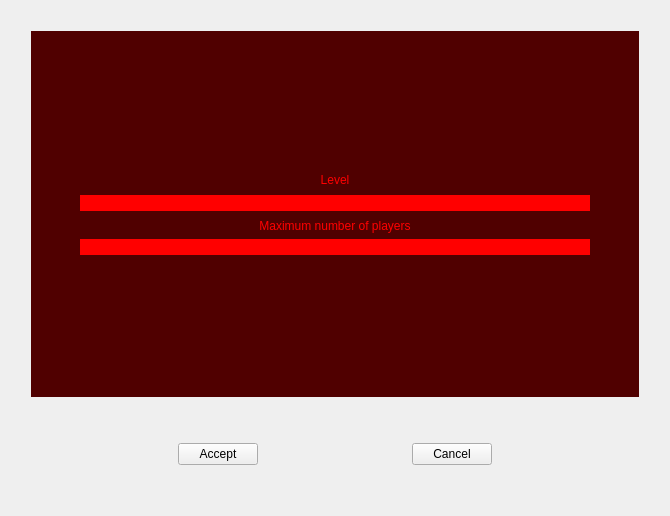
<?xml version="1.0" encoding="UTF-8"?>
<ui version="4.0">
 <class>NewMatchScreen</class>
 <widget class="QWidget" name="NewMatchScreen">
  <property name="geometry">
   <rect>
    <x>0</x>
    <y>0</y>
    <width>670</width>
    <height>516</height>
   </rect>
  </property>
  <property name="windowTitle">
   <string>Form</string>
  </property>
  <layout class="QGridLayout" name="gridLayout_2">
   <item row="1" column="0">
    <spacer name="horizontalSpacer_4">
     <property name="orientation">
      <enum>Qt::Horizontal</enum>
     </property>
     <property name="sizeType">
      <enum>QSizePolicy::Fixed</enum>
     </property>
     <property name="sizeHint" stdset="0">
      <size>
       <width>20</width>
       <height>20</height>
      </size>
     </property>
    </spacer>
   </item>
   <item row="4" column="1">
    <spacer name="verticalSpacer_2">
     <property name="orientation">
      <enum>Qt::Vertical</enum>
     </property>
     <property name="sizeHint" stdset="0">
      <size>
       <width>20</width>
       <height>40</height>
      </size>
     </property>
    </spacer>
   </item>
   <item row="0" column="1">
    <spacer name="verticalSpacer_3">
     <property name="orientation">
      <enum>Qt::Vertical</enum>
     </property>
     <property name="sizeType">
      <enum>QSizePolicy::Fixed</enum>
     </property>
     <property name="sizeHint" stdset="0">
      <size>
       <width>20</width>
       <height>20</height>
      </size>
     </property>
    </spacer>
   </item>
   <item row="1" column="1">
    <widget class="QFrame" name="frame">
     <property name="sizePolicy">
      <sizepolicy hsizetype="Preferred" vsizetype="Expanding">
       <horstretch>100</horstretch>
       <verstretch>50</verstretch>
      </sizepolicy>
     </property>
     <property name="styleSheet">
      <string notr="true">background: rgb(80, 0, 0);
border:  0</string>
     </property>
     <property name="frameShape">
      <enum>QFrame::StyledPanel</enum>
     </property>
     <property name="frameShadow">
      <enum>QFrame::Raised</enum>
     </property>
     <layout class="QGridLayout" name="gridLayout_3">
      <item row="5" column="1">
       <spacer name="verticalSpacer_4">
        <property name="orientation">
         <enum>Qt::Vertical</enum>
        </property>
        <property name="sizeHint" stdset="0">
         <size>
          <width>20</width>
          <height>40</height>
         </size>
        </property>
       </spacer>
      </item>
      <item row="2" column="0">
       <spacer name="horizontalSpacer_6">
        <property name="orientation">
         <enum>Qt::Horizontal</enum>
        </property>
        <property name="sizeType">
         <enum>QSizePolicy::Fixed</enum>
        </property>
        <property name="sizeHint" stdset="0">
         <size>
          <width>40</width>
          <height>20</height>
         </size>
        </property>
       </spacer>
      </item>
      <item row="1" column="1">
       <widget class="QLabel" name="mapLabel">
        <property name="styleSheet">
         <string notr="true">color: red</string>
        </property>
        <property name="text">
         <string>Level</string>
        </property>
        <property name="alignment">
         <set>Qt::AlignCenter</set>
        </property>
       </widget>
      </item>
      <item row="0" column="1">
       <spacer name="verticalSpacer_5">
        <property name="orientation">
         <enum>Qt::Vertical</enum>
        </property>
        <property name="sizeHint" stdset="0">
         <size>
          <width>20</width>
          <height>40</height>
         </size>
        </property>
       </spacer>
      </item>
      <item row="2" column="1">
       <widget class="QLineEdit" name="levelLineEdit">
        <property name="styleSheet">
         <string notr="true">background: red</string>
        </property>
       </widget>
      </item>
      <item row="2" column="2">
       <spacer name="horizontalSpacer_7">
        <property name="orientation">
         <enum>Qt::Horizontal</enum>
        </property>
        <property name="sizeType">
         <enum>QSizePolicy::Fixed</enum>
        </property>
        <property name="sizeHint" stdset="0">
         <size>
          <width>40</width>
          <height>20</height>
         </size>
        </property>
       </spacer>
      </item>
      <item row="3" column="1">
       <widget class="QLabel" name="maxPlayersLabel">
        <property name="styleSheet">
         <string notr="true">color: red</string>
        </property>
        <property name="text">
         <string>Maximum number of players</string>
        </property>
        <property name="alignment">
         <set>Qt::AlignCenter</set>
        </property>
       </widget>
      </item>
      <item row="4" column="1">
       <widget class="QLineEdit" name="maxPlayersLineEdit">
        <property name="styleSheet">
         <string notr="true">background: red</string>
        </property>
       </widget>
      </item>
     </layout>
    </widget>
   </item>
   <item row="3" column="1">
    <layout class="QHBoxLayout" name="horizontalLayout">
     <item>
      <spacer name="horizontalSpacer">
       <property name="orientation">
        <enum>Qt::Horizontal</enum>
       </property>
       <property name="sizeHint" stdset="0">
        <size>
         <width>40</width>
         <height>20</height>
        </size>
       </property>
      </spacer>
     </item>
     <item>
      <widget class="QPushButton" name="acceptButton">
       <property name="text">
        <string>Accept</string>
       </property>
      </widget>
     </item>
     <item>
      <spacer name="horizontalSpacer_3">
       <property name="orientation">
        <enum>Qt::Horizontal</enum>
       </property>
       <property name="sizeHint" stdset="0">
        <size>
         <width>40</width>
         <height>20</height>
        </size>
       </property>
      </spacer>
     </item>
     <item>
      <widget class="QPushButton" name="cancelButton">
       <property name="text">
        <string>Cancel</string>
       </property>
      </widget>
     </item>
     <item>
      <spacer name="horizontalSpacer_2">
       <property name="orientation">
        <enum>Qt::Horizontal</enum>
       </property>
       <property name="sizeHint" stdset="0">
        <size>
         <width>40</width>
         <height>20</height>
        </size>
       </property>
      </spacer>
     </item>
    </layout>
   </item>
   <item row="2" column="1">
    <spacer name="verticalSpacer">
     <property name="orientation">
      <enum>Qt::Vertical</enum>
     </property>
     <property name="sizeHint" stdset="0">
      <size>
       <width>20</width>
       <height>40</height>
      </size>
     </property>
    </spacer>
   </item>
   <item row="1" column="2">
    <spacer name="horizontalSpacer_5">
     <property name="orientation">
      <enum>Qt::Horizontal</enum>
     </property>
     <property name="sizeType">
      <enum>QSizePolicy::Fixed</enum>
     </property>
     <property name="sizeHint" stdset="0">
      <size>
       <width>20</width>
       <height>20</height>
      </size>
     </property>
    </spacer>
   </item>
  </layout>
 </widget>
 <resources/>
 <connections/>
</ui>
